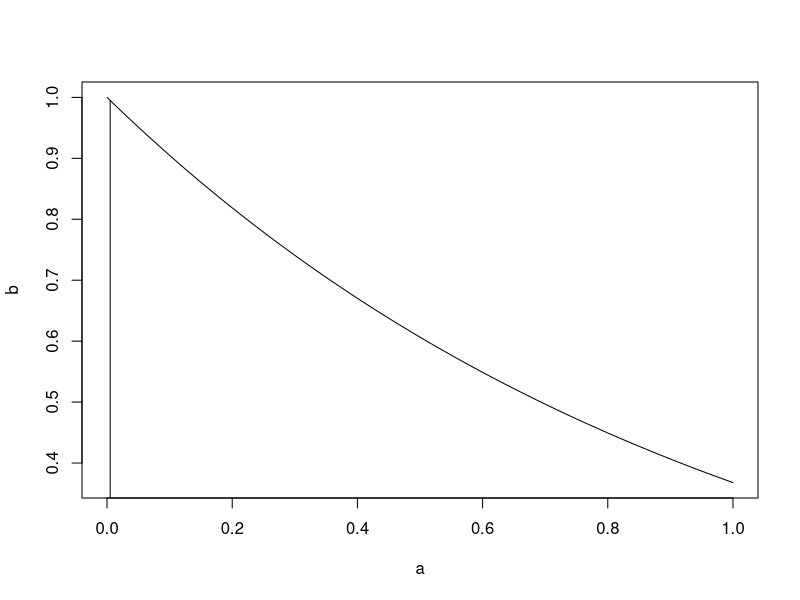

Write the R code that produced this figure.
a = seq(0,1,length.out=100)
b = dexp(a)
alpha = 0.01

plot(a,b,type='l')
segments(qexp(alpha/2),0,qexp(alpha/2),dexp(qexp(alpha/2)))
segments(qexp(1-alpha/2),0,qexp(1-alpha/2),dexp(qexp(1-alpha/2)))